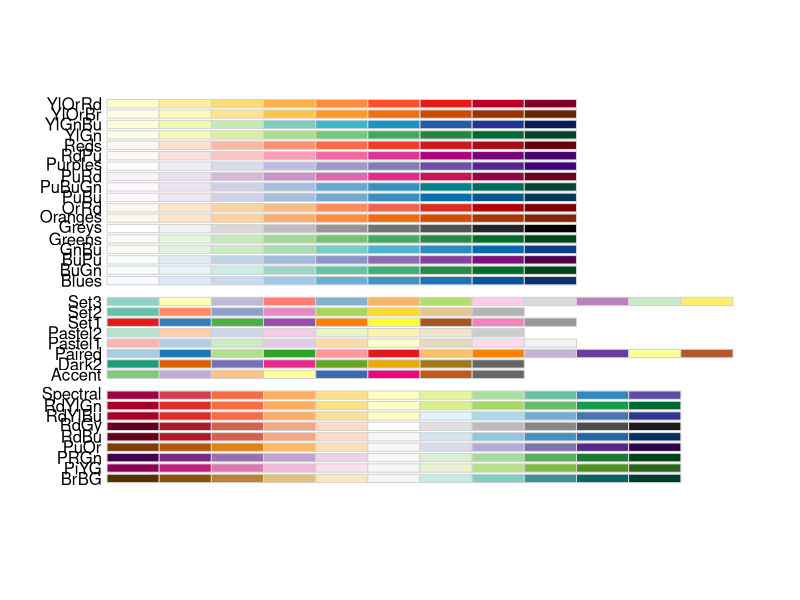
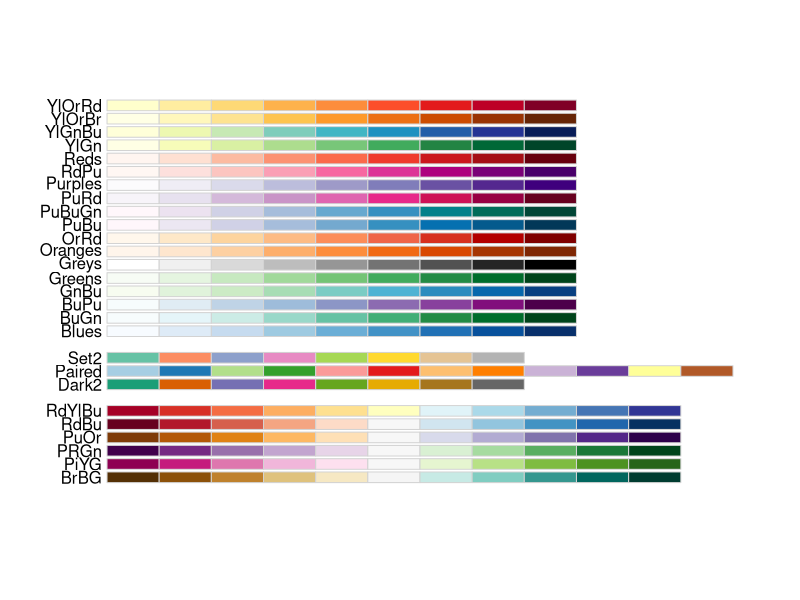
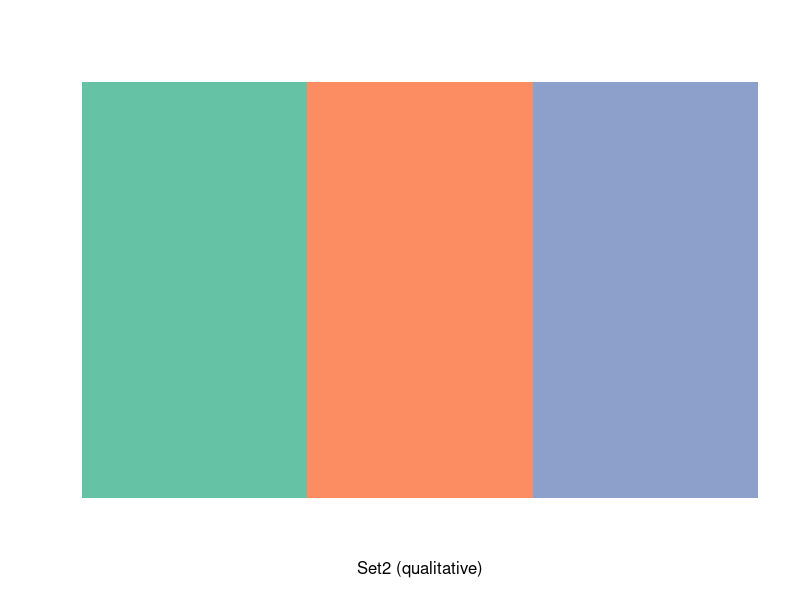
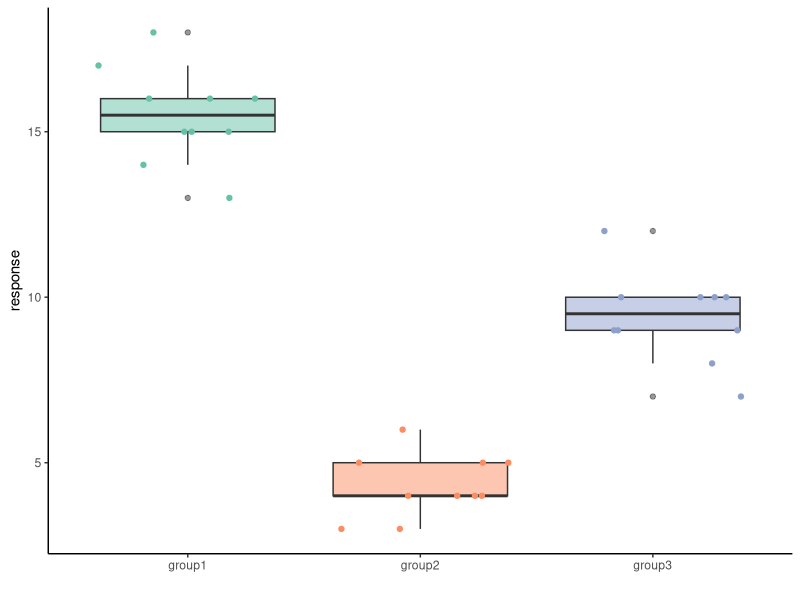
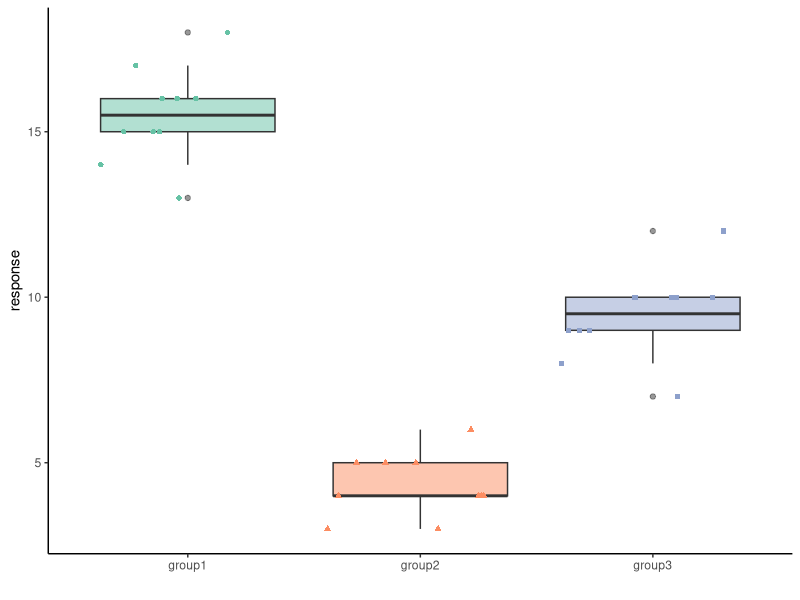
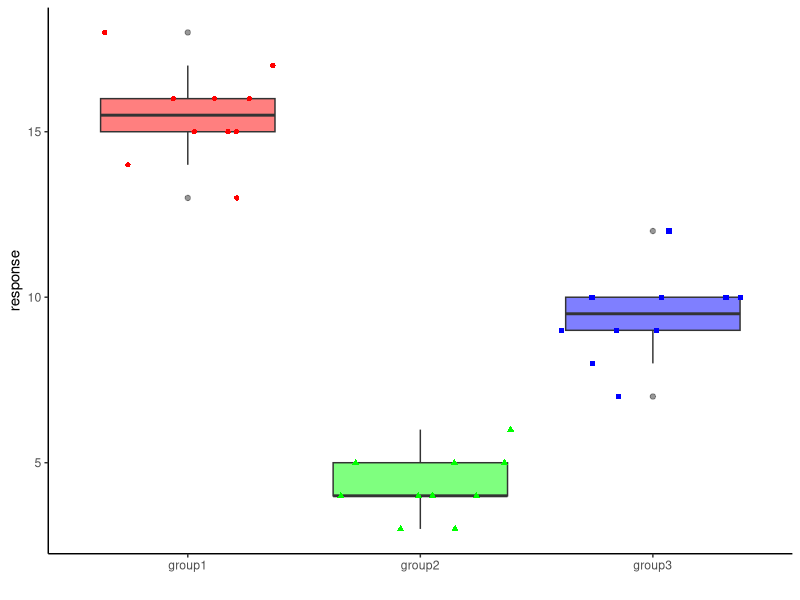
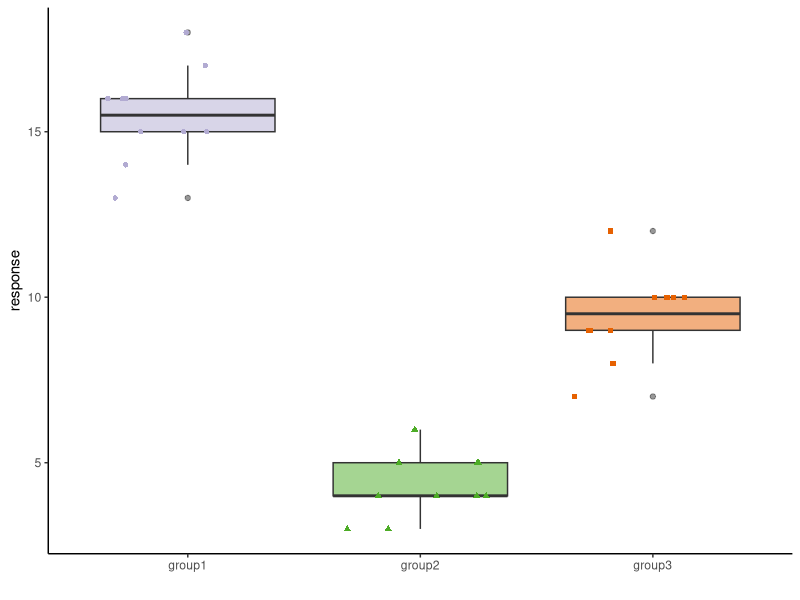

Write the R code that produced these figures, in order.
#only run this code once to install the RColorBrewer package
install.packages("RColorBrewer")

#every time
library(RColorBrewer)
library(tidyverse)


#first check out all the brewer colors
display.brewer.all()

#generally, it's best to only use the colorblind friendly palettes
display.brewer.all(colorblindFriendly = TRUE)

#you can use this code to pick a number of colors (n) and a palette ("Set2")
display.brewer.pal(n=3, name="Set2")

#hexidecimal codes can be used to directly input your colors
brewer.pal(n=3,name="Set2")


#make a dataframe with three groups of data
group1 <-c(13,14,15,15,15,16,16,16,17,18)
group2 <-c(3,3,4,4,4,4,5,5,5,6)
group3 <-c(7,8,9,9,9,10,10,10,10,12)
response <-c(group1,group2,group3)
group <-c(rep(c("group1","group2","group3"),each=10))
unevendata<-data.frame(group,response)
View(unevendata)


#make a graph colored with color mapped to group
#note the use of scale_fill_brewer and scale_color_brewer
ggplot(data=unevendata)+
  scale_fill_brewer(palette="Set2")+
  scale_color_brewer(palette="Set2")+
  geom_boxplot(mapping=aes(x=group,y=response,fill=group),alpha=0.5)+
  geom_jitter(aes(x=group,y=response,color=group),height=0)+
  theme_classic()+
  xlab("")+
  theme(legend.position="none")

#note that you can also map shape (pch) to group!
ggplot(data=unevendata)+
  scale_fill_brewer(palette="Set2")+
  scale_color_brewer(palette="Set2")+
  geom_boxplot(mapping=aes(x=group,y=response,fill=group),alpha=0.5)+
  geom_jitter(aes(x=group,y=response,color=group,pch=group),height=0)+
  theme_classic()+
  xlab("")+
  theme(legend.position="none")


#what if you don't want to use the color package?
#you can use scale_fill_manual and scale_color_manual to directly choose the colors
ggplot(data=unevendata)+
  scale_fill_manual(values=c("red","green","blue"))+
  scale_color_manual(values=c("red","green","blue"))+
  geom_boxplot(aes(x=group,y=response,fill=group),alpha=0.5)+
  geom_jitter(aes(x=group,y=response,color=group,pch=group),height=0)+
  theme_classic()+
  xlab("")+
  theme(legend.position="none")

#this also works with hexidecimal codes
ggplot(data=unevendata)+
  scale_fill_manual(values=c("#B2ABD2","#4DAC26","#E66101"))+
  scale_color_manual(values=c("#B2ABD2","#4DAC26","#E66101"))+
  geom_boxplot(aes(x=group,y=response,fill=group),alpha=0.5)+
  geom_jitter(aes(x=group,y=response,color=group,pch=group),height=0)+
  theme_classic()+
  xlab("")+
  theme(legend.position="none")

